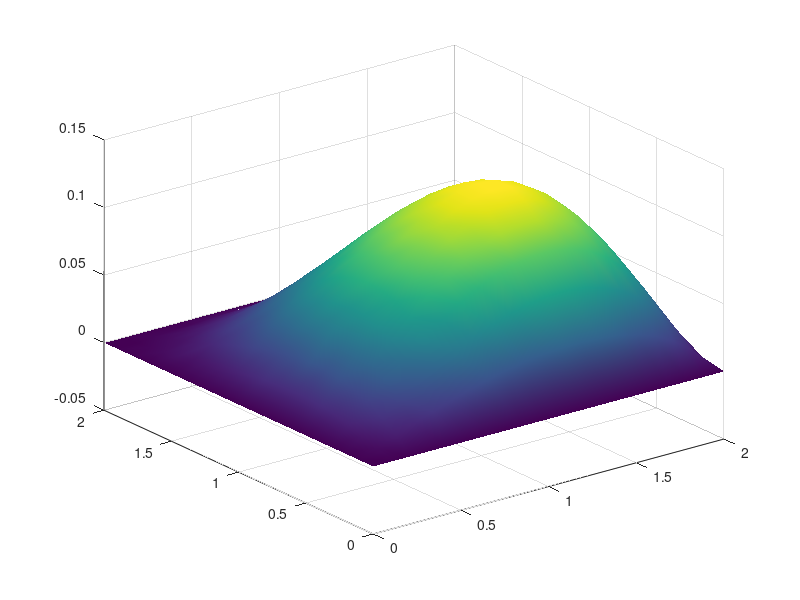

Write the MATLAB code that produced this figure.

%2D_Poisson equation L(p)=f in a rectangoular domain

Lx=2;
Ly=2;

nx=20; 				%nodes in x
ny=20;				%nodes in y

niter=1000;  			%max number of pseudo temporal iterations

dx=Lx/(nx-1);
dy=Ly/(ny-1);
x=(0:dx:Lx);
y=(0:dy:Ly);
pn=zeros(ny,nx);

				%Initialization
p=zeros(ny,nx);

				%Source Term
[X,Y]=meshgrid(x,y);
Z=sin(X).*cos(Y);
s=zeros(ny,nx);
s(:,:)=Z;




%Dirichlet Boundary conditions 

p(:,1)=0;
p(:,nx)=0;
p(1,:)=-0;                      
p(ny,:)=0;


j=2:1:nx-1;
i=2:1:ny-1;

for k=1:1:niter
	pn=p;
p(i,j)=((dy^2*(pn(i+1,j)+pn(i-1,j)))+(dx^2*(pn(i,j+1)+pn(i,j-1)))+(s(i,j)*dx^2*dy^2))/(2*(dx^2+dy^2));
	
	p(:,1)=0;
	p(:,nx)=0;
	p(1,:)=0;                      
	p(ny,:)=0;
end

surf(x,y,p,'EdgeColor','none');       
shading interp;
pause()

	
